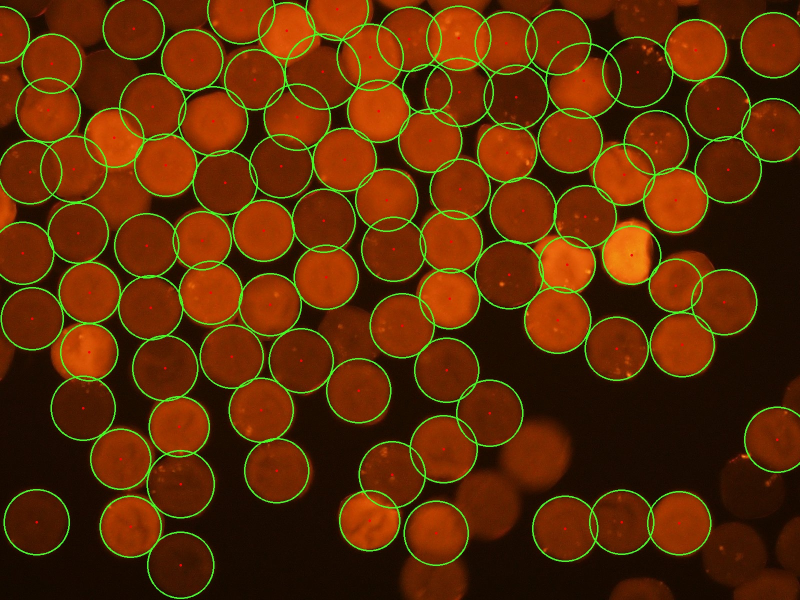
#> input picture marked/marked_Image_10449.jpg, 1600 x 1200 px (shown at 1/2 size)
$ python -i ddRPA.py   (imports and definitions only)
#> lines starting #> are read from the running program, lines starting #| are printed output that depends on the picture; after the words box and inside, x2 and y2 are one past the last pixel; in counts of white or black regions, pixels touching at a corner belong together
# This code is developed by Young Suh Lee (Sogang University, Korea)

# History:
# 21-03-24 Created
# 21-03-25 Converted to python file

import cv2
import numpy as np
import math
import matplotlib.pyplot as plt
from scipy import stats
from sklearn.mixture import GaussianMixture as GMM
import glob
import pandas as pd
import os
import warnings
from sqlalchemy import create_engine
# [1 line not run here, left out]

import scipy.special as ss

def f_norm(x, w, mu,sigma):
    f = w / (sigma * np.sqrt(2 * np.pi)) * np.exp( - (x - mu)**2 / (2 * sigma**2))
    return f

# [10 lines left out: functions f_erf0, f_erf1, not called in this run]


class image_analysis:

    def __init__(self):
        self.droplet_list = []
        self.concent_list = []

        self.num_total = 0
        self.num_positive = 0
        self.num_negative = 0

        self.portion_positive = 0
        self.threshold = 0

    def find_droplet(self, file_path, display_sec=False, marked_save=False):
        # Load Image
#> called with file_path = 'marked/marked_Image_10449.jpg', display_sec = False, marked_save = False
        self.file_path = file_path

        img = cv2.imread(file_path)
#> img is the input picture: shape (1200, 1600, 3); mean B, G, R 4.5, 44.3, 94.4
        img_circle = img.copy()

        # Pre-set for circle detection
        img_gray = cv2.cvtColor(img, cv2.COLOR_BGR2GRAY)
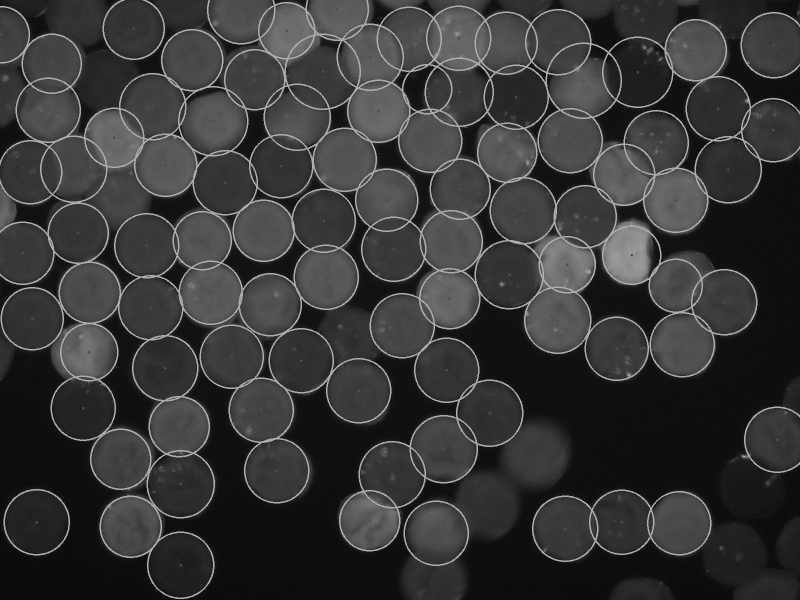
#> img_gray: shape (1200, 1600) (shown at 1/2 size); min 5, max 181, mean 54.7
        img_blur = cv2.medianBlur(img_gray, 5)

        # Circle detection (Hough)
        circles = cv2.HoughCircles(img_blur, cv2.HOUGH_GRADIENT,
                                   dp=1, minDist=60,
                                   param1=30, param2=20,
                                   minRadius=40, maxRadius=80)
#> circles = 99 rows, first 8: [72.5, 1044.5, 66.4], [645.5, 143.5, 72.8], [872.5, 1064.5, 64], [784.5, 949.5, 67.3], [717.5, 779.5, 64], [739.5, 1040.5, 58.3], [64.5, 636.5, 60.7], [772.5, 399.5, 60.6]

        # Draw circles on the image
        if circles is not None:
            draw_circles = np.uint32(np.array(circles))
#> draw_circles = 99 rows, first 8: [72, 1044, 66], [645, 143, 72], [872, 1064, 64], [784, 949, 67], [717, 779, 64], [739, 1040, 58], [64, 636, 60], [772, 399, 60]

            self.draw_circles = draw_circles
#> self.draw_circles has the same summary as draw_circles
            self.img_BGR = img.copy()
            self.img_HSV = cv2.cvtColor(img, cv2.COLOR_BGR2HSV)
#> self.img_HSV: shape (1200, 1600, 3); mean H, S, V 13.4, 246.3, 101.9

            for x, y, r in draw_circles[0, :]:
                cv2.circle(img_circle, (x, y), r, (31, 255, 62), 2)
                cv2.circle(img_circle, (x, y), 1, (0, 0, 255), 2)
#> this loop made 99 passes
#> (x, y, r) on passes 1 to 12: (72, 1044, 66), (645, 143, 72), (872, 1064, 64), (784, 949, 67), (717, 779, 64), (739, 1040, 58), (64, 636, 60), (772, 399, 60), (1138, 280, 64), (527, 460, 62), (165, 815, 62), (240, 918, 58)
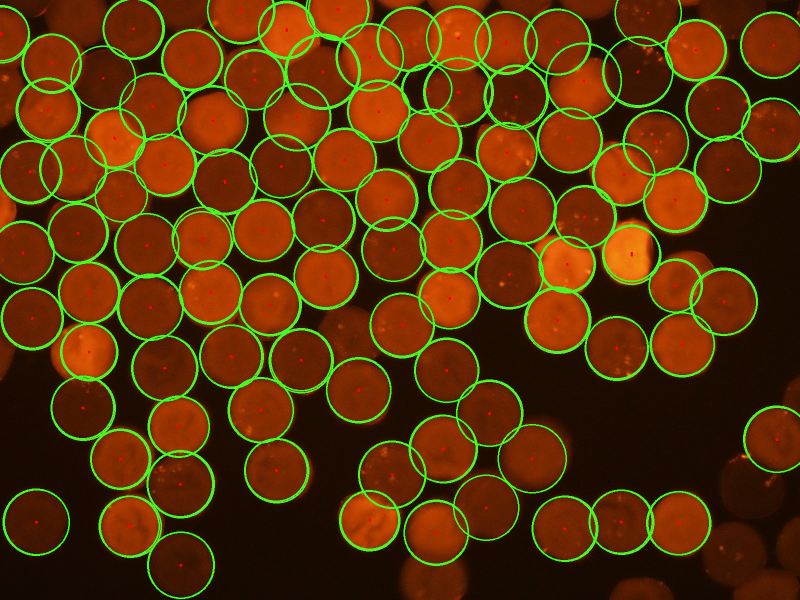
#> img_circle: shape (1200, 1600, 3) (shown at 1/2 size); 5.8% of pixels changed, all inside (x1, y1, x2, y2) = (0, 0, 1600, 1198)

            if marked_save == True:
                if not os.path.exists("marked"):
                    os.makedirs("marked")
                cv2.imwrite(f"marked_{self.file_path}", img_circle)

            if type(display_sec) == int:
                n_seconds = int(display_sec)
                cv2.imshow(self.file_path, img_circle)
                k = cv2.waitKey(n_seconds * 1000)
                cv2.destroyAllWindows()
        else:
            print("None or Error")

    # [115 lines left out: functions measure_droplet, thresholding, calculate_concentration, save_droplet_data, not called in this run]

RPA = image_analysis()

# [8 lines not run here, left out]

>>> result = image_analysis().find_droplet('marked/marked_Image_10449.jpg')
